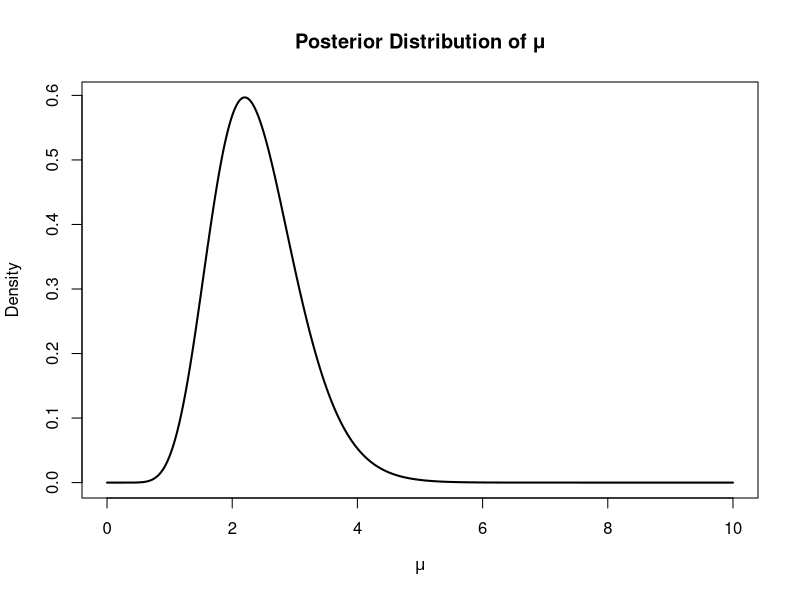
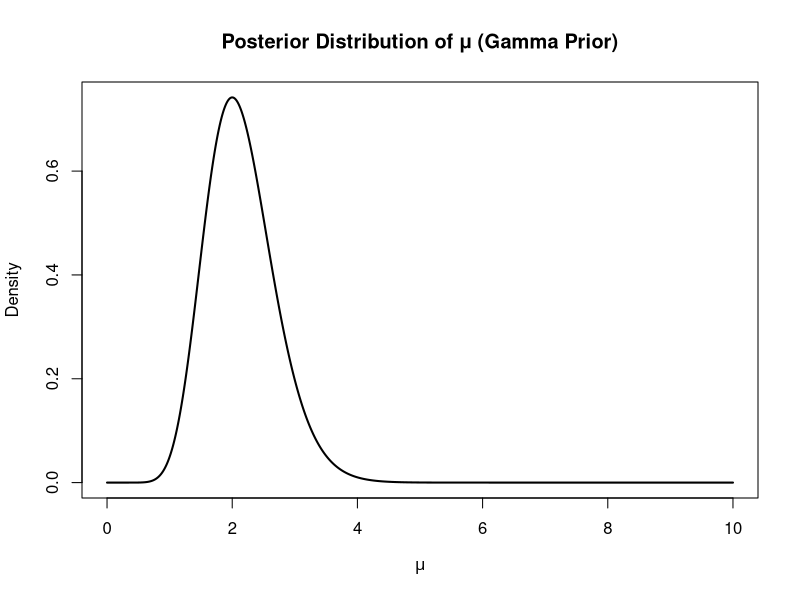

The R script that drew these images, in order:
# Part a

x <- c(3, 0, 1, 5, 2)
n <- length(x) # number of observations (5 days)
sum_x <- sum(x) # total number of defects

alpha <- sum_x + 1
beta <- n

mu_vals <- seq(0, 10, length.out = 1000)
posterior_vals <- dgamma(mu_vals, shape = alpha, rate = beta)

plot(mu_vals, posterior_vals, type = "l", lwd = 2, main = "Posterior Distribution of μ", xlab = expression(mu), ylab="Density")

#analytical
mean_post <- alpha/beta
var_post <- alpha/ (beta^2)
median_post <- qgamma(0.5, shape=alpha,rate=beta)

cat("Analytical Posterior Mean:", mean_post, "\n")
cat("Analytical Posterior Median:", median_post, "\n")
cat("Analytical Posterior Variance:", var_post, "\n")

#numerical
set.seed(42)
posterior_samples <- rgamma(10000, shape=alpha, rate=beta)

mean_num <- mean(posterior_samples)
median_num <- median(posterior_samples)
var_num <- var(posterior_samples)

cat("\nNumerical Posterior Mean:", mean_num, "\n")
cat("Numerical Posterior Median:", median_num, "\n")
cat("Numerical Posterior Variance:", var_num, "\n")

# Part b
alpha_prior <- 4
beta_prior <- 2

alpha_post <- alpha_prior + sum_x
beta_post <- beta_prior + n

posterior_vals <- dgamma(mu_vals, shape= alpha_post, rate=beta_post)

plot(mu_vals, posterior_vals, type="l" ,lwd = 2, main = "Posterior Distribution of μ (Gamma Prior)", xlab = expression(mu), ylab="Density" )

#analytical
mean_poster <- alpha_post/ beta_post
var_poster <- alpha_post/(beta_post^2)
median_poster <- qgamma(0.5, shape=alpha_post, rate=beta_post)

cat("Analytical Posterior Mean:", mean_poster, "\n")
cat("Analytical Posterior Median:", median_poster, "\n")
cat("Analytical Posterior Variance:", var_poster, "\n")

#numerica
set.seed(42)
poster_samples <-rgamma(10000, shape=alpha_post, rate=beta_post)

mean <- mean(poster_samples)
median <- median(poster_samples)
var <- var(poster_samples)

cat("\nNumerical Posterior Mean:", mean, "\n")
cat("Numerical Posterior Median:", median, "\n")
cat("Numerical Posterior Variance:", var, "\n")

# part c
sd_unif <- sqrt(alpha/(beta^2))

ci_unif <- qgamma(c(0.025, 0.975), shape=alpha, rate=beta)

#normal approx using same mean and sd
ci_unif_norm <- mean_post + qnorm(c(0.025, 0.975)) * sd_unif

sd_gamma <- sqrt(alpha_post/(beta_post^2))

ci_gamma <- qgamma(c(0.025, 0.975), shape= alpha_post, rate=beta_post)
ci_gamma_norm <- mean_poster + qnorm(c(0.025, 0.975)) * sd_gamma

cat("Uniform prior posterior (Gamma(12, 5)):\n")
cat("95% credibility interval (Gamma):", ci_unif, "\n")
cat("95% credibility interval (normal approx):", ci_unif_norm, "\n\n")
cat("Informative Gamma prior posterior (Gamma(15, 7)):\n")
cat("95% credibility interval (Gamma):", ci_gamma, "\n")
cat("95% credibility interval (normal approx):", ci_gamma_norm)